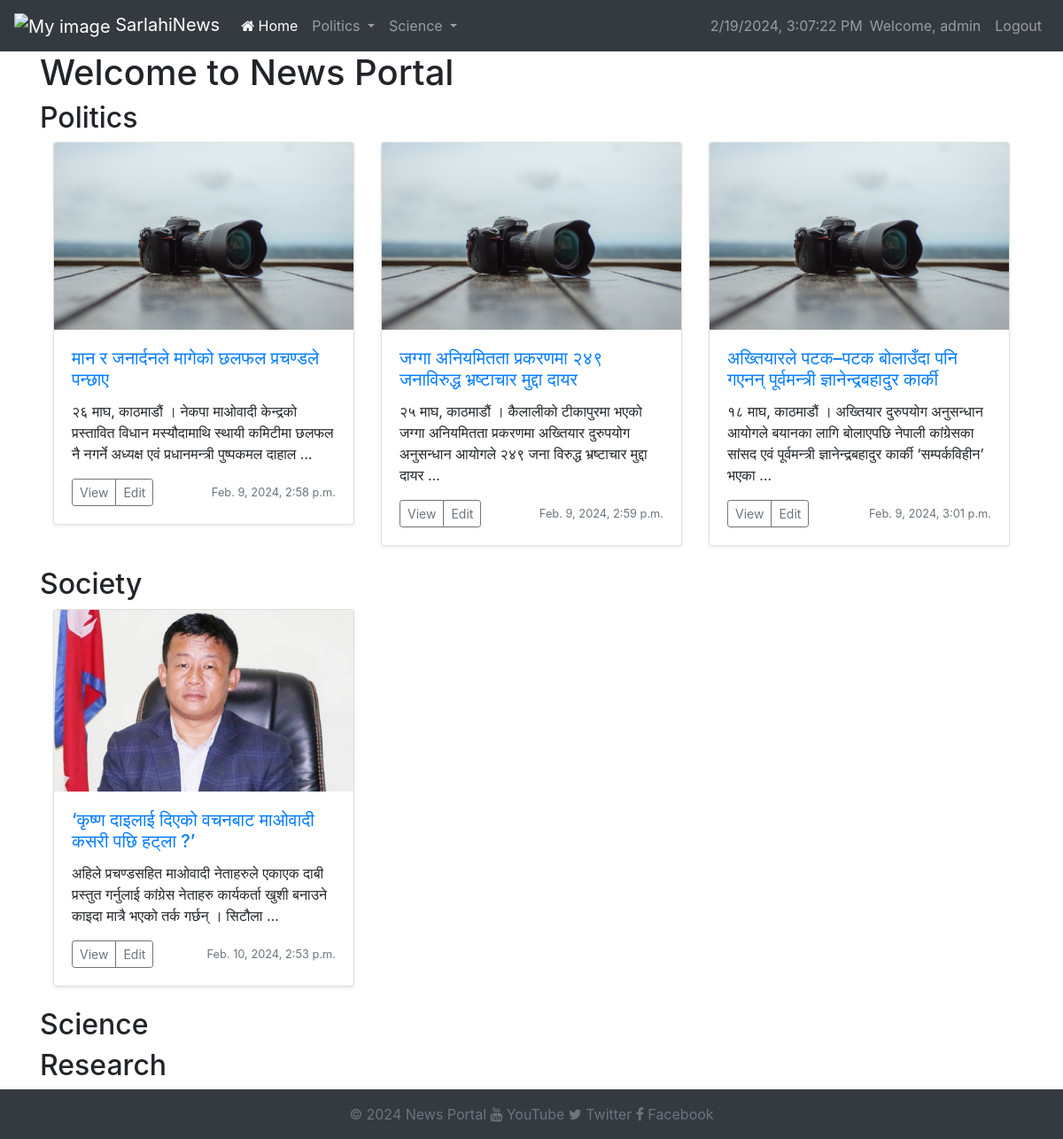
The page / (signed in) on the database its author committed.
### articles/models.py (models this page shows, shortened)
class Category(models.Model):
    id = models.AutoField(primary_key=True)
    name = models.CharField(max_length=100)
    parent = models.ForeignKey('self', on_delete=models.CASCADE, null=True, blank=True)
    class Meta:
        constraints = [
            UniqueConstraint(fields=['name', 'parent'], name='unique_name_within_parent')
        ]

class Article(models.Model):
    id = models.AutoField(primary_key=True)
    title = models.CharField(max_length=200)
    content = models.TextField()
    author = models.ForeignKey(User, on_delete=models.CASCADE, related_name='authored_articles')
    category = models.ForeignKey(Category, on_delete=models.CASCADE)
    tags = models.ManyToManyField(Tag)
    created_at = models.DateTimeField(auto_now_add=True)
    updated_at = models.DateTimeField(auto_now=True)
    views = models.IntegerField(default=0)
    likes = models.ManyToManyField(User, related_name='%(app_label)s_%(class)s_likes', blank=True)
    image = models.ImageField(upload_to='article_images/', blank=True)

### website/views.py (the view)
# urls.py: path('', welcome, name='home'),
def welcome(request):
    articles = Article.objects.all()
    category= Category.objects.all()
    return render(request, "articles/home.html",{"articles":articles,"categories":category})

### articles/templates/articles/home.html (shortened to what this page needs)
{% extends "website/base.html" %}
{% block content %}
<div class="row">
    <div class="col-md-12">
        <h1>Welcome to News Portal</h1>
        {% for category in categories %}
            <h2>{{ category.name }}</h2>
            <div class="row">
                <div class="col-md-12" style="overflow-x: auto;">
                    <div class="d-flex flex-row">
                        {% for article in category.article_set.all %}
                            <div class="col-md-4">
                                <div class="card mb-4 shadow-sm">
                                    <div class="position-relative">
                                        {% if article.image %}
                                        <img src="{{ article.image.url }}" class="card-img-top" alt="img">
                                        {% endif %}
                                        <div class="card-body">
                                            <a href="{% url 'article_detail' article.id%}" ><h5 class="card-title">{{ article.title }}</h5></a>
                                            <p class="card-text">{{ article.content|truncatewords_html:20 }}</p>
                                            <div class="d-flex justify-content-between align-items-center">
                                                <div class="btn-group">
                                                    <a href="{% url 'article_detail' article.id%}" class="btn btn-sm btn-outline-secondary">View</a>
                                                    <a href="{% url 'edit_article' article.id %}" class="btn btn-sm btn-outline-secondary">Edit</a>
                                                </div>
                                                <small class="text-muted">{{ article.created_at }}</small>
                                            </div>
                                        </div>
                                    </div>
                                </div>
                            </div>
                        {% endfor %}
                    </div>
                </div>
            </div>
        {% endfor %}
    </div>
</div>
{% endblock %}

### website/templates/website/header.html (shortened to what this page needs)
{% load static %}
<nav class="navbar navbar-expand-lg navbar-dark bg-dark">
    <a class="navbar-brand" href="#">
        <img src="{% static 'website/logo.png' %}" alt="My image" width="75">
        SarlahiNews
    </a>
    <div class="collapse navbar-collapse" id="navbarNavDropdown">
        <ul class="navbar-nav mr-auto">
            <li class="nav-item">
                <a class="nav-link active" href="{% url 'home' %}"><i class="fa fa-home"></i> Home <span class="sr-only">(current)</span></a>
            </li>
            {% for category in categories %}
                {% if not category.parent %}
                    <li class="nav-item dropdown">
                        <a class="nav-link dropdown-toggle" href="#" id="navbarDropdown{{ category.id }}" role="button" data-toggle="dropdown" aria-haspopup="true" aria-expanded="false">
                            {{ category.name }}
                        </a>
                    </li>
                {% endif %}
            {% endfor %}
        </ul>
    <div class="collapse navbar-collapse" id="navbarNavDropdown">
        <ul class="navbar-nav ml-auto">
    <span id="datetime" class="navbar-text ml-auto"></span>
            {% if user.is_authenticated %}
                <li class="nav-item">
                    <span class="nav-link">Welcome, {{ user.username }}</span>
                </li>
                <li class="nav-item">
                    <a class="nav-link" href="{% url 'logout' %}">Logout</a>
                </li>
            {% endif %}
        </ul>
    </div>
    </div>
</nav>

### rows shown on the page
Category: name "Politics"
Category: name "Science"
Article: image (picture), title "मान र जनार्दनले मागेको छलफल प्रचण्डले पन्छाए", content "२६ माघ, काठमाडौं । नेकपा माओवादी केन्द्रको प्रस्तावित विधान मस्यौदामाथि स्थायी कमिटीमा छलफल नै नगर्ने अध्यक्ष एवं प्रधानमन्त्री पुष्पकमल दाहाल …", created_at "Feb. 9, 2024, 2:58 p.m."
Article: image (picture), title "जग्गा अनियमितता प्रकरणमा २४९ जनाविरुद्ध भ्रष्टाचार मुद्दा दायर", content "२५ माघ, काठमाडौं । कैलालीको टीकापुरमा भएको जग्गा अनियमितता प्रकरणमा अख्तियार दुरुपयोग अनुसन्धान आयोगले २४९ जना विरुद्ध भ्रष्टाचार मुद्दा दायर …", created_at "Feb. 9, 2024, 2:59 p.m."
Article: image (picture), title "अख्तियारले पटक–पटक बोलाउँदा पनि गएनन् पूर्वमन्त्री ज्ञानेन्द्रबहादुर कार्की", content "१८ माघ, काठमाडौं । अख्तियार दुरुपयोग अनुसन्धान आयोगले बयानका लागि बोलाएपछि नेपाली कांग्रेसका सांसद एवं पूर्वमन्त्री ज्ञानेन्द्रबहादुर कार्की ‘सम्पर्कविहीन’ भएका …", created_at "Feb. 9, 2024, 3:01 p.m."
Category: name "Society"
Article: image (picture), title "‘कृष्ण दाइलाई दिएको वचनबाट माओवादी कसरी पछि हट्ला ?’", content "अहिले प्रचण्डसहित माओवादी नेताहरुले एकाएक दाबी प्रस्तुत गर्नुलाई कांग्रेस नेताहरु कार्यकर्ता खुशी बनाउने काइदा मात्रै भएको तर्क गर्छन् । सिटौला …", created_at "Feb. 10, 2024, 2:53 p.m."
Category: name "Research"

### other values the page prints
{{ user.username }} "admin"
